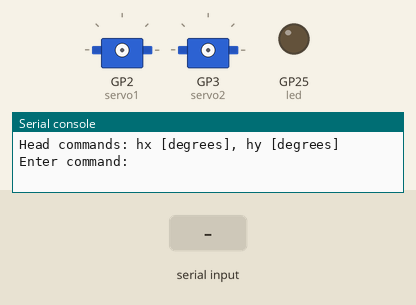
This program was run on a simulated Raspberry Pi Pico running MicroPython. Parts: 2 × servo, output pins drawn as LEDs (lit = HIGH), the last lines printed to the serial console. The test bench sets the inputs (shaded band). Servo angles are drawn from the pulse width (0.5 ms = 0°, 2.5 ms = 180°).

Above: at 3.0 s.
3.1 s: "f" typed at the serial console, then Enter
At 3.8 s:
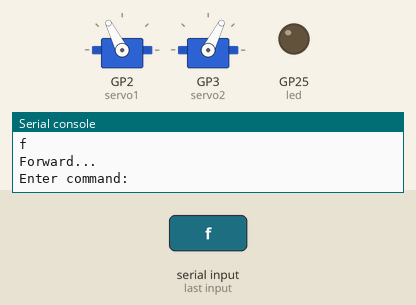
4.7 s: "r" typed at the serial console, then Enter
At 6.0 s:
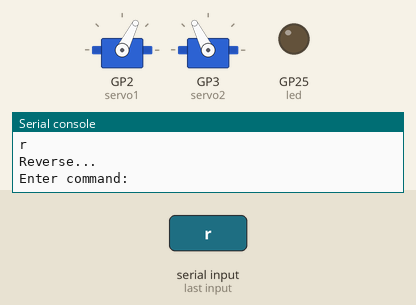
6.3 s: "lt" typed at the serial console, then Enter
At 7.5 s:
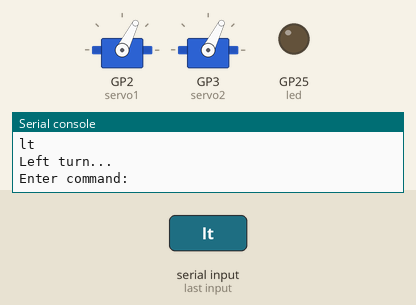
7.9 s: "rt" typed at the serial console, then Enter
At 8.7 s:
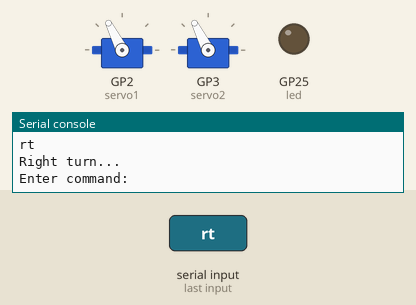
9.5 s: "s" typed at the serial console, then Enter
At 9.9 s:
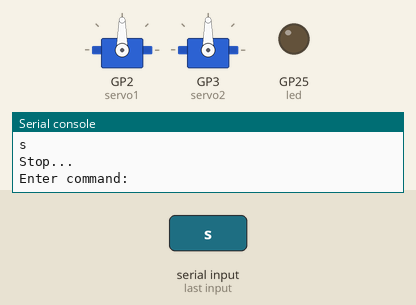
11.1 s: "f" typed at the serial console, then Enter
At 12.3 s:
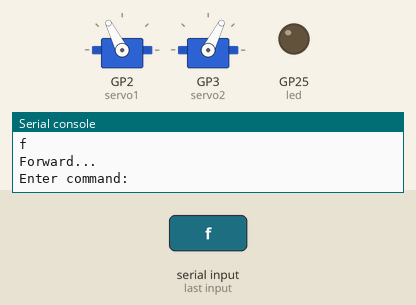
Timing chart, 0 to 13.7 s (numbered marks = the images above; inputs shaded):
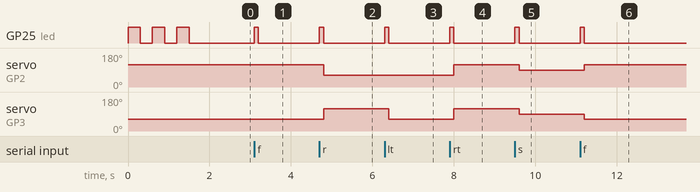

The program:

main.py
```python
import machine # type: ignore
import time
import sys

# --- Config ---
SERVO_PIN_1 = 2 #Track Left
SERVO_PIN_2 = 3 #Track Right
SERVO_PIN_3 = 4 #Head X axis (pan)
SERVO_PIN_4 = 5 #Head Y axis (tilt)
PWM_FREQ = 50  # 50 Hz = 20ms period
PERIOD_US = 20000
# UART
UART_ID = 0
BAUD_RATE = 115200
uart = machine.UART(UART_ID, baudrate=BAUD_RATE, tx=machine.Pin(0), rx=machine.Pin(1))

# LED for visual feedback
led = machine.Pin("LED", machine.Pin.OUT)

# Startup blink - proves script is running
for i in range(3):
    led.on()
    time.sleep(0.3)
    led.off()
    time.sleep(0.3)

# Blinks each time a command is registered
def blink_led():
    """Quick blink to show command received"""
    led.on()
    time.sleep(0.1)
    led.off()

def us_to_duty(us):
    return int(us * 65535 / PERIOD_US)

def degrees_to_us(degrees):
    # Convert 0-300 degrees to 1000-2000μs range
    # Adjust these values after calibration
    return int(1000 + (degrees / 300.0) * 1000)

# Init PWM
servo1 = machine.PWM(machine.Pin(SERVO_PIN_1)) #Track Left
servo2 = machine.PWM(machine.Pin(SERVO_PIN_2)) #Track Right
servo3 = machine.PWM(machine.Pin(SERVO_PIN_3)) #Head X axis (pan)
servo4 = machine.PWM(machine.Pin(SERVO_PIN_4)) #Head Y axis (tilt)
servo1.freq(PWM_FREQ)
servo2.freq(PWM_FREQ)
servo3.freq(PWM_FREQ)
servo4.freq(PWM_FREQ)

# Predefined values
STOP = 1500
FWD = 1800
REV = 1200

# Head servo limits (set after calibration)
HEAD_X_MIN = 1300  # Update after testing
HEAD_X_MAX = 1900
HEAD_Y_MIN = 1400
HEAD_Y_MAX = 1869

print("Commands: f=forward, r=reverse, lt=left, rt=right, s=stop")
print("Head commands: hx [degrees], hy [degrees]")

while True:
    cmd = input("Enter command: ").strip().lower()
    parts = cmd.split()  # Split command into parts

    if cmd == "f":
        # Both tracks forward (one servo reversed in software)
        blink_led()
        servo1.duty_u16(us_to_duty(FWD))    # Left track forward
        servo2.duty_u16(us_to_duty(REV))    # Right track forward (reversed)
        print("Forward...")

    elif cmd == "r":
        # Both tracks reverse
        blink_led()
        servo1.duty_u16(us_to_duty(REV))    # Left track reverse
        servo2.duty_u16(us_to_duty(FWD))    # Right track reverse (reversed)
        print("Reverse...")

    elif cmd == "lt":
        # Left turn: left track reverse, right track forward
        blink_led()
        servo1.duty_u16(us_to_duty(REV))    # Left track reverse
        servo2.duty_u16(us_to_duty(REV))    # Right track forward (reversed)
        print("Left turn...")

    elif cmd == "rt":
        # Right turn: left track forward, right track reverse
        blink_led()
        servo1.duty_u16(us_to_duty(FWD))    # Left track forward
        servo2.duty_u16(us_to_duty(FWD))    # Right track reverse (reversed)
        print("Right turn...")

    elif cmd == "s":
        # Stop both tracks
        blink_led()
        servo1.duty_u16(us_to_duty(STOP))
        servo2.duty_u16(us_to_duty(STOP))
        print("Stop...")

    elif len(parts) >= 2 and parts[0] == "hx":
        # Head X axis position (looking straight forward should be 180)
        try:
            degrees = float(parts[1])
            if 90 <= degrees <= 270:
                us_value = degrees_to_us(degrees)
                # Apply safety limits
                us_value = max(HEAD_X_MIN, min(HEAD_X_MAX, us_value))
                servo3.duty_u16(us_to_duty(us_value))
                blink_led()
                print(f"Head X to {degrees}° ({us_value}μs)")
            else:
                print("Head X degrees must be 90-270")
        except ValueError:
            print("Invalid head X position - use number")

    elif len(parts) >= 2 and parts[0] == "hy":
        # Head Y axis position (top of head parallel with ground should be 180)
        try:
            degrees = float(parts[1])
            if 120 <= degrees <= 260:
                us_value = degrees_to_us(degrees)
                # Apply safety limits
                us_value = max(HEAD_Y_MIN, min(HEAD_Y_MAX, us_value))
                servo4.duty_u16(us_to_duty(us_value))
                blink_led()
                print(f"Head Y to {degrees}° ({us_value}μs)")
            else:
                print("Head Y degrees must be 120-260")
        except ValueError:
            print("Invalid head Y position - use number")

    else:
        print("Invalid command")
        print("Available: f, r, lt, rt, s, hx [degrees], hy [degrees]")
```

Measured:
- after the input at 3.1 s, GP25 (led): LOW → HIGH at once, → LOW 0.10 s later
- after the input at 4.7 s, GP25 (led): LOW → HIGH at once, → LOW 0.10 s later; servo on GP2 (servo1): 117° → 63° after 0.10 s; servo on GP3 (servo2): 63° → 117° after 0.10 s
- after the input at 6.3 s, GP25 (led): LOW → HIGH at once, → LOW 0.10 s later; servo on GP3 (servo2): 117° → 63° after 0.10 s
- after the input at 7.9 s, GP25 (led): LOW → HIGH at once, → LOW 0.10 s later; servo on GP2 (servo1), servo on GP3 (servo2): 63° → 117° after 0.10 s
- after the input at 9.5 s, GP25 (led): LOW → HIGH at once, → LOW 0.10 s later; servo on GP2 (servo1), servo on GP3 (servo2): 117° → 90° after 0.10 s
- after the input at 11.1 s, GP25 (led): LOW → HIGH at once, → LOW 0.10 s later; servo on GP2 (servo1): 90° → 117° after 0.10 s; servo on GP3 (servo2): 90° → 63° after 0.10 s
